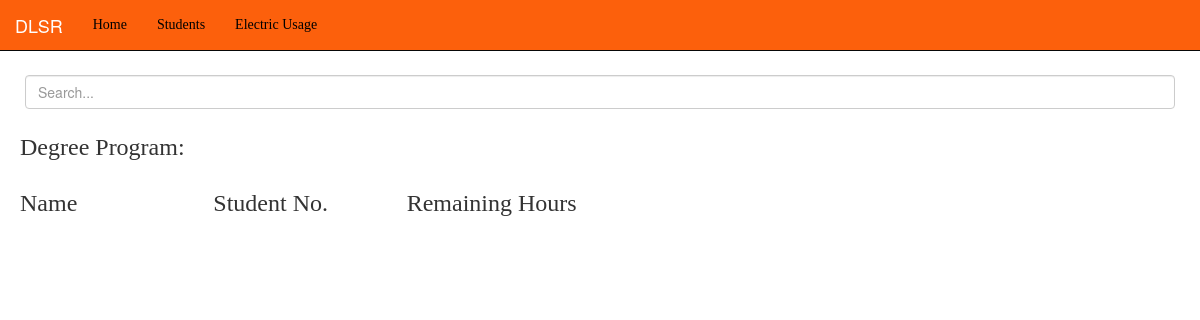
Page /viewing/deg_prog/6/ on the earlier database version.
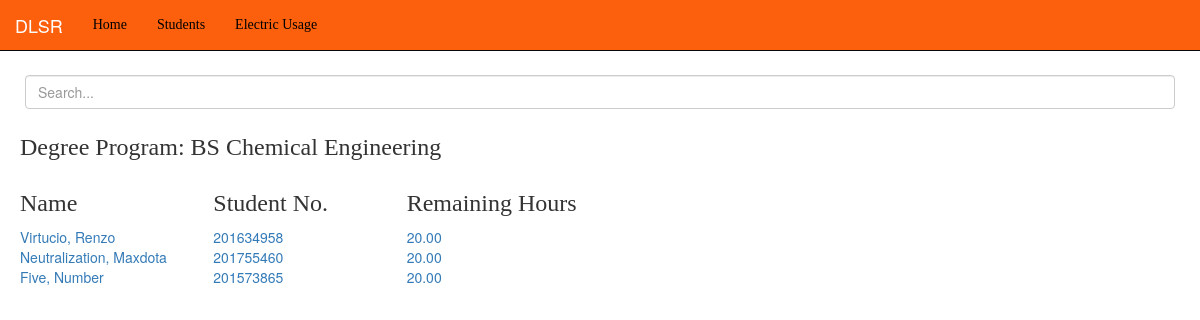
Same page on the later database version.
### viewing/models.py (models this page shows, shortened)
class Student(models.Model):
	last_name = models.CharField(max_length = 30)
	first_name = models.CharField(max_length = 30)
	degree_prog = models.ForeignKey(DegreeProg, on_delete=models.CASCADE)
	student_no = models.IntegerField()
	rem_hours = models.DecimalField(decimal_places=2,max_digits=1000,default=20.0)
	total_elec_usage = models.DecimalField(decimal_places=2,max_digits=1000,default=0)

class DegreeProg(models.Model):
	deg_name = models.CharField(max_length=200,default='Non Major')
	def __str__(self):
		return self.deg_name
	class Meta:
		ordering = ('deg_name',)

### viewing/views.py (the view)
# urls.py: path('deg_prog/<int:pk>/', DegProgStudentList.as_view(), name="viewing-DegProgStudentList"),
class DegProgStudentList(ListView):
	template_name = 'viewing/list_students.html'
	model = DegreeProg
	context_object_name = 'students'
	def get_queryset(self):
		self.degree_prog = get_object_or_404(DegreeProg, pk=self.kwargs['pk'])
		return Student.objects.filter( degree_prog = self.degree_prog)

### viewing/templates/viewing/list_students.html
{% extends "viewing/base.html" %}
{% block content %}
	<div class="md-form mt-0" id="search-bar">
  		<input class="form-control" type="text" placeholder="Search..." aria-label="Search">
	</div>
	<div>
		<h3>Degree Program: {{ students.0.degree_prog }}</h3>
	</div>
	<div class="row text-left row-no-gutters">
		<div class="col-sm-2"> <h3>Name</h3> </div>
		<div class="col-sm-2"> <h3>Student No.</h3> </div>
		<div class="col-sm-2"> <h3>Remaining Hours</h3> </div>
	</div>
	{% for s in students %}
	<div class="row text-left row-no-gutters" id="row-student">
		<div class="col-sm-2">
			<a href="{% url 'viewing-StudentDetailView' s.id %}">{{ s.last_name }}, {{ s.first_name }}</a>
		</div>
		<div class="col-sm-2">
			<a href="{% url 'viewing-StudentDetailView' s.id %}">{{ s.student_no }}</a>
		</div>
		<div class="col-sm-2">
			<a href="{% url 'viewing-StudentDetailView' s.id %}">{{ s.rem_hours}}</a>
		</div>
	</div>
	{% endfor %}
{% endblock content %}

### viewing/templates/viewing/base.html (shortened to what this page needs)
{% load static %}
<!DOCTYPE html>
<html>
<head>
	<link rel="stylesheet" href="https://maxcdn.bootstrapcdn.com/bootstrap/3.4.0/css/bootstrap.min.css">
	<link rel="stylesheet" type="text/css" href="{% static 'viewing/main.css' %}">
</head>
<body>
	<div>
	<nav class="navbar navbar-inverse navbar-fixed-top">
	  	<div class="navbar-header">
	  		<a class="navbar-brand" href="#">DLSR</a>
		</div>
		<div class="navbar-collapse collapse">
		    <ul class="nav navbar-nav">
		      <li><a href="{% url 'viewing-Home' %}">Home</a></li>
		      <li><a href="{% url 'viewing-ViewingDegProgList' %}">Students</a></li>
		      <li><a href="{% url 'viewing-ElecUsageListView' %}">Electric Usage</a></li>
		    </ul>
		</div>
	</nav>
	</div>
	<div class="main">
		{% block content %}{% endblock %}
	</div>
</body>
</html>

### viewing/static/viewing/main.css (style rules this page uses)
.main { padding: 20px; margin-top: 30px; height: 1500px; }
.navbar { background-color: #fc600c; }
#search-bar { padding: 5px; margin-top: 20px; }
.nav.navbar-nav li a { color: black; font-family: OswaldRegular; }
h3 { font-family: OswaldRegular; }
a { text-decoration: none; }
li { color: black; }

Differences in the rows shown:
added Student: degree_prog.deg_name "BS Chemical Engineering", last_name "Virtucio", first_name "Renzo", student_no "201634958", rem_hours "20.00"
added Student: last_name "Neutralization", first_name "Maxdota", student_no "201755460", rem_hours "20.00"
added Student: last_name "Five", first_name "Number", student_no "201573865", rem_hours "20.00"
